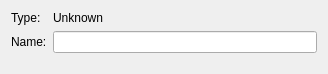
<?xml version="1.0" encoding="UTF-8"?>
<ui version="4.0">
 <class>Frame</class>
 <widget class="QWidget" name="Frame">
  <property name="geometry">
   <rect>
    <x>0</x>
    <y>0</y>
    <width>328</width>
    <height>74</height>
   </rect>
  </property>
  <property name="windowTitle">
   <string>Switch Inspector</string>
  </property>
  <layout class="QFormLayout" name="formLayout">
   <item row="0" column="0">
    <widget class="QLabel" name="label_3">
     <property name="text">
      <string>Type:</string>
     </property>
    </widget>
   </item>
   <item row="0" column="1">
    <widget class="QLabel" name="typeLabel">
     <property name="text">
      <string>Unknown</string>
     </property>
    </widget>
   </item>
   <item row="1" column="0">
    <widget class="QLabel" name="label">
     <property name="text">
      <string>Name:</string>
     </property>
    </widget>
   </item>
   <item row="1" column="1">
    <widget class="QLineEdit" name="nameEdit"/>
   </item>
  </layout>
 </widget>
 <resources/>
 <connections/>
</ui>
